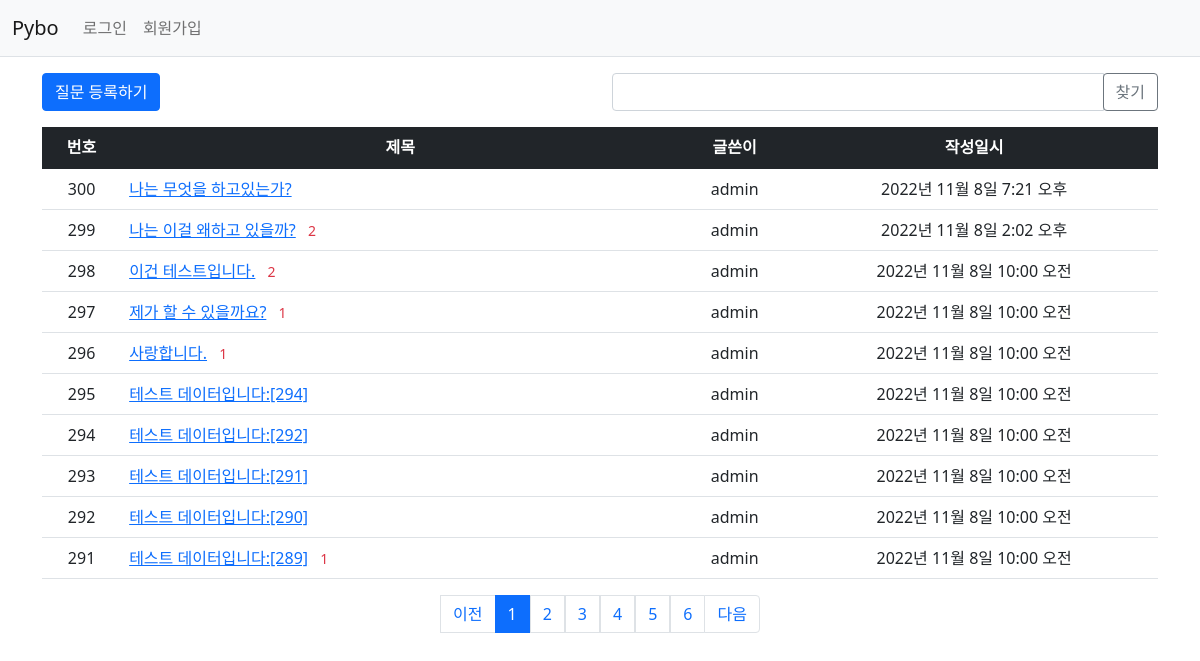
Screenshot of /pybo/ with the database file from the repository.
### pybo/models.py (models this page shows, shortened)
class Question(models.Model): # 테이블 생성 ( 장고에서는 모델 )
    author = models.ForeignKey(User, on_delete=models.CASCADE, related_name='author_question') # 유저의 질문이므로 유저가 삭제되면 질문도 삭제
    subject = models.CharField(max_length=200) # char형(글자수 제한 O)
    content = models.TextField() # 텍스트 형(글자수 제한 x)
    create_date = models.DateTimeField()
    modify_date = models.DateTimeField(null=True,blank=True) # null값이나 입력 데이터 검증 시 값을 비워둘 수 있음
    voter = models.ManyToManyField(User,related_name='voter_question')  # 추천인 추가 (다대다 관계)

### pybo/views/base_views.py (the view, shortened to what this page needs)
# urls.py: path('',base_views.index, name='index') # /에 해당하는 path
def index(request): # 기본화면 뷰
    page = request.GET.get('page','1') # get방식으로 호출된 url에서 page값을 가져올 때 사용, 디폴트는 1
    kw = request.GET.get('kw','') # get방식으로 호출된 url에서 검색어를 가져올 때
    question_list = Question.objects.order_by('-create_date') # 생성일자 역순으로 정렬한다.
    paginator = Paginator(question_list,10) # 페이지당 10개씩 보여줌
    page_obj = paginator.get_page(page)
    context={'question_list':page_obj,'page':page,'kw':kw}
    return render(request,'pybo/question_list.html',context)

### pybo/templatetags/pybo_filter.py (called while the page is built)
@register.filter
def sub(value, arg):
    return value - arg

### templates/pybo/question_list.html (shortened to what this page needs)
{% extends 'base.html' %}
{% load pybo_filter %}
{% block content %}
<div class="container my-3">
    <div class="row my-3">
        <div class="col-6">
            <a href="{% url 'pybo:question_create' %}" class="btn btn-primary">질문 등록하기</a>
        </div>
        <div class="col-6">
            <div class="input-group">
                <input type="text" id="search_kw" class="form-control" value="{{ kw|default_if_none:'' }}">
                <div class="input-group-append">
                    <button class="btn btn-outline-secondary" type="button" id="btn_search">찾기</button>
                </div>
            </div>
        </div>
    </div>
    <table class="table">
        <thead>
        <tr class="text-center table-dark">
            <th>번호</th>
            <th style="width:50%">제목</th>
            <th>글쓴이</th>
            <th>작성일시</th>
        </tr>
        </thead>
        <tbody>
        {% if question_list %}
        {% for question in question_list %}
        <tr class="text-center">
            <td>
                {{question_list.paginator.count|sub:question_list.start_index|sub:forloop.counter0|add:1 }}
            </td>
            <td class="text-start">
                <a href="{% url 'pybo:detail' question.id %}">{{ question.subject }}</a>
                {% if question.answer_set.count > 0 %}
                <span class="text-danger small mx-2">
                    {{question.answer_set.count}}
                </span>
                {% endif %}
            </td>
            <td>{{ question.author.username}}</td>
            <td>{{ question.create_date }}</td>
        </tr>
        {% endfor %}
        {% else %}
        <tr>
            <td colspan="4">질문이 없습니다.</td>
        </tr>
        {% endif %}
        </tbody>
    </table>
    <ul class="pagination justify-content-center">
        {% if question_list.has_previous %}
        <li class="page-item">
            <a class="page-link" data-page="{{ question_list.previous_page_number }}"
           href="javascript:void(0)">이전</a>
        </li>
        {% else %}
        <li class="page-item-disabled">
            <a class="page-link" tabindex="-1" aria-disabled="true" href="#">이전</a>
        </li>
        {% endif %}
        {% for page_number in question_list.paginator.page_range %}
        {% if page_number >= question_list.number|add:-5 and page_number <= question_list.number|add:5 %}
        {% if page_number == question_list.number %}
        <li class="page-item active" aria-current="page">
            <a class="page-link" data-page="{{ page_number }}"
           href="javascript:void(0)">{{ page_number }}</a>
        </li>
        {% else %}
         <a class="page-link" data-page="{{ page_number }}"
           href="javascript:void(0)">{{ page_number }}</a>
        {% endif %}
        {% endif %}
        {% endfor %}
        {% if question_list.has_next %}
        <li class="page-item">
           <a class="page-link" data-page="{{ question_list.next_page_number }}"
           href="javascript:void(0)">다음</a>
        </li>
        {% else %}
        <li class="page-item disabled">
            <a class="page-link" tabindex="-1" aria-disabled="true" href="#">다음</a>
        </li>
        {% endif %}
    </ul>
</div>
{% endblock %}

### templates/base.html (shortened to what this page needs)
{% load static %}
<!doctype html>
<html lang="ko">
<head>
    <link rel="stylesheet" type="text/css" href="{% static 'bootstrap.min.css' %}">
    <link rel="stylesheet" type="text/css" href="{% static 'style.css' %}">
</head>
<body>
{% include "navbar.html" %}
{% block content %}{% endblock %}
</body>
</html>

### templates/navbar.html (shortened to what this page needs)
<nav class="navbar navbar-expand-lg navbar-light bg-light border-bottom">
    <div class="container-fluid">
        <a class="navbar-brand" href="{% url 'pybo:index' %}">Pybo</a>
        <div class="collapse navbar-collapse" id="navbarSupportedContent">
            <ul class="navbar-nav me-auto mb-2 mb-lg-0">
                <li class="nav-item">
                    {% if user.is_authenticated %}
                    <a class="nav-link" href="{% url 'common:logout' %}">{{ user.username }} (로그아웃)</a>
                    {% else %}
                    <a class="nav-link" href="{% url 'common:login' %}">로그인</a>
                    {% endif %}
                </li>
                 <li>
                    {% if not user.is_authenticated %}
                    <a class="nav-link" href="{% url 'common:signup' %}">회원가입</a>
                    {% endif %}
                </li>
            </ul>
        </div>
    </div>
</nav>

### rows the page displays
Question: paginator.count|sub "300", subject "나는 무엇을 하고있는가?", author.username "admin", create_date "2022년 11월 8일 7:21 오후"
Question: paginator.count|sub "299", subject "나는 이걸 왜하고 있을까?", answer_set.count "2", author.username "admin", create_date "2022년 11월 8일 2:02 오후"
Question: paginator.count|sub "298", subject "이건 테스트입니다.", answer_set.count "2", author.username "admin", create_date "2022년 11월 8일 10:00 오전"
Question: paginator.count|sub "297", subject "제가 할 수 있을까요?", answer_set.count "1", author.username "admin", create_date "2022년 11월 8일 10:00 오전"
Question: paginator.count|sub "296", subject "사랑합니다.", answer_set.count "1", author.username "admin", create_date "2022년 11월 8일 10:00 오전"
Question: paginator.count|sub "295", subject "테스트 데이터입니다:[294]", author.username "admin", create_date "2022년 11월 8일 10:00 오전"
Question: paginator.count|sub "294", subject "테스트 데이터입니다:[292]", author.username "admin", create_date "2022년 11월 8일 10:00 오전"
Question: paginator.count|sub "293", subject "테스트 데이터입니다:[291]", author.username "admin", create_date "2022년 11월 8일 10:00 오전"
Question: paginator.count|sub "292", subject "테스트 데이터입니다:[290]", author.username "admin", create_date "2022년 11월 8일 10:00 오전"
Question: paginator.count|sub "291", subject "테스트 데이터입니다:[289]", answer_set.count "1", author.username "admin", create_date "2022년 11월 8일 10:00 오전"

### other values shown
{{ page_number }} "1"
{{ page_number }} "2" "3" "4" "5" "6"
